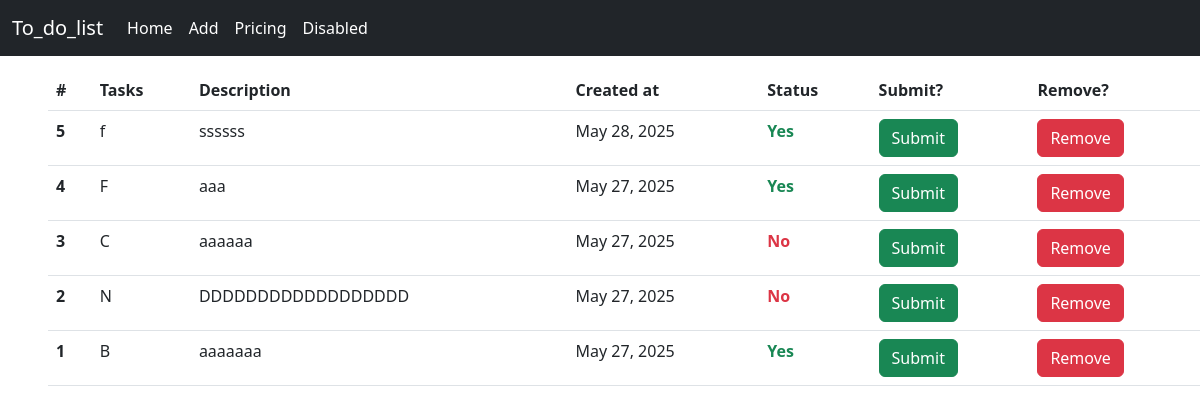
Page /todolists/main/ on the earlier database version.
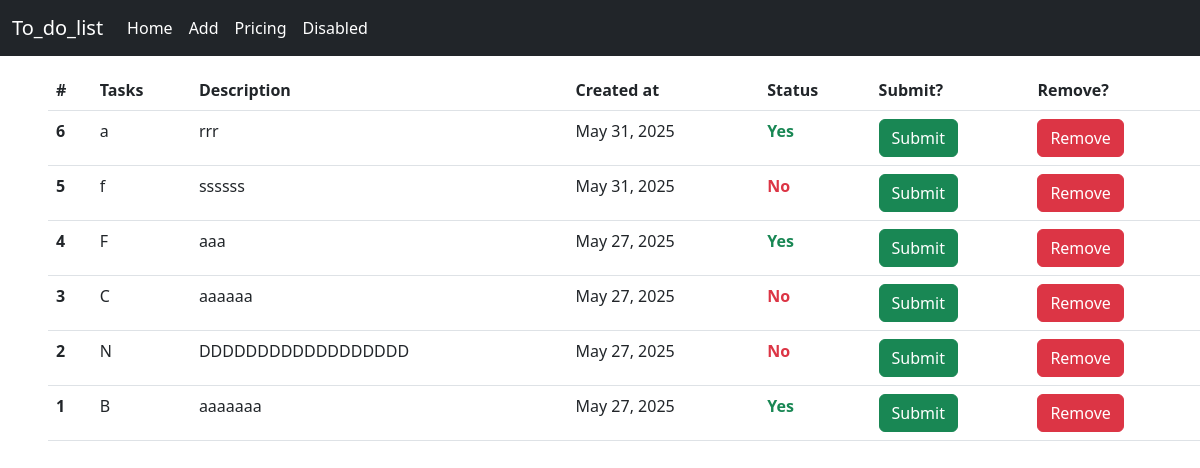
Same page on the later database version.
### to_do_lists/models.py (models this page shows, shortened)
class ToDoList(models.Model):
    name = models.CharField(max_length=250)
    description = models.TextField()
    created = models.DateField(auto_now=True)
    status = models.BooleanField()

### to_do_lists/views.py (the view)
# urls.py: path('main/', views.todolist, name = 'home'),
def todolist(request):
    tasks = ToDoList.objects.all().order_by('-id')
    return render (request,'to_do_lists/main.html', {'tasks': tasks})

### to_do_lists/templates/to_do_lists/main.html (shortened to what this page needs)
{%extends 'base.html'%}
{%block content%}
<div class="container-fluid">
    <div class="row justify-content-center ps-5">
    <table class="table">
        <thead>
            <tr>
                <th scope="col">#</th>
                <th scope="col">Tasks</th>
                <th scope="col">Description</th>
                <th scope="col">Created at</th>
                <th scope="col">Status</th>
                <th scope="col">Submit?</th>
                <th scope="col">Remove?</th>
            </tr>
            <tbody>
                {%for task in tasks%}
                <tr>
                    <th scope="row">{{task.id}}</th>
                    <td>{{task.name}}</td>
                    <td>{{task.description}}</td>
                    <td>{{task.created}}</td>
                    {%if task.status%}
                        <td class="fw-bold text-success">Yes</td>
                    {%else%}
                        <td class = 'fw-bold text-danger'>No</td>
                    {%endif%}
                    <td><a href="{%url 'change' task.id%}"><input class="btn btn-success" type="button"  value="Submit"></a></td>
                    <td><a href="{%url 'delete' task.id%}"><input class="btn btn-danger" type="button" value="Remove"></a></td>
                </tr>
                {%endfor%}
            </tbody>
        </thead>
    </table>
    </div>
    </div>
{%endblock content%}

Differences in the rows shown:
added ToDoList: id "6", name "a", description "rrr", created "May 31, 2025", status "Yes"
changed ToDoList "ssssss": created "May 28, 2025" → "May 31, 2025"; status "Yes" → "No"
